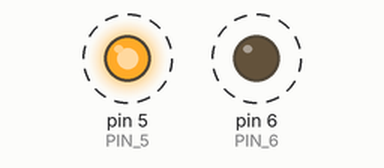
A sketch run on a simulated Arduino Uno, built with avr-gcc and run on an emulated ATmega328P. On the bench: output pins drawn as LEDs (lit = HIGH). Dashed ring = blinking.

Above: at 0.2 s.
Timing chart, 0 to 4.6 s (numbered marks = the images above):
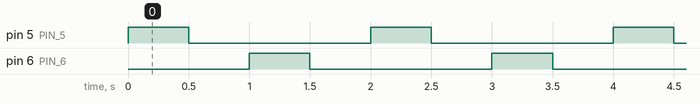

Measured:
- by itself, pin 5 (PIN_5), pin 6 (PIN_6): alternates HIGH for 0.50 s and LOW for 1.5 s
- by itself, everything shown: repeats every 2.0 s, in 4 steps

The sketch:

blink-pin5-pin6.ino
```cpp
// create global variables for pin 5 pin 6

int PIN_5 = 5;
int PIN_6 = 6;

// setup function

void setup() {

  // sets pin 5 and pin 6 to output mode
  pinMode(PIN_5, OUTPUT);
  pinMode(PIN_6, OUTPUT);
}

// loop function

void loop() {

  // turn the LED on (HIGH is the voltage level)
  digitalWrite(PIN_5, HIGH);

  // set delay
  delay(500);
                                   //
  // turn the LED off by making the voltage LOW
  digitalWrite(PIN_5, LOW);

  // set delay
  delay(500);

  // turn the LED on (HIGH is the voltage level)
  digitalWrite(PIN_6, HIGH);

  // set delay
  delay(500);
                                   //
  // turn the LED off by making the voltage LOW
  digitalWrite(PIN_6, LOW);

  // set delay
  delay(500);
}
```
